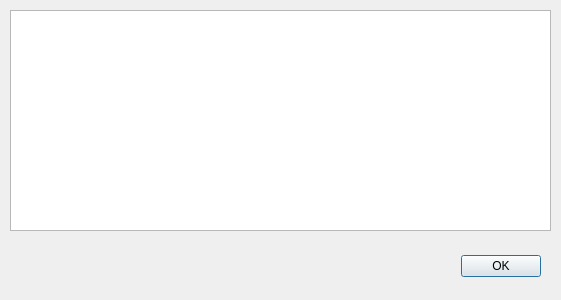
<?xml version="1.0" encoding="UTF-8"?>
<ui version="4.0">
 <class>Dialog</class>
 <widget class="QDialog" name="Dialog">
  <property name="geometry">
   <rect>
    <x>0</x>
    <y>0</y>
    <width>561</width>
    <height>300</height>
   </rect>
  </property>
  <property name="windowTitle">
   <string>evaluation</string>
  </property>
  <widget class="QDialogButtonBox" name="buttonBox">
   <property name="geometry">
    <rect>
     <x>200</x>
     <y>250</y>
     <width>341</width>
     <height>32</height>
    </rect>
   </property>
   <property name="orientation">
    <enum>Qt::Horizontal</enum>
   </property>
   <property name="standardButtons">
    <set>QDialogButtonBox::Ok</set>
   </property>
  </widget>
  <widget class="QPlainTextEdit" name="edi_daten">
   <property name="geometry">
    <rect>
     <x>10</x>
     <y>10</y>
     <width>541</width>
     <height>221</height>
    </rect>
   </property>
   <property name="font">
    <font>
     <pointsize>9</pointsize>
    </font>
   </property>
   <property name="whatsThis">
    <string extracomment="Ausgabefeld">Ausgabefeld</string>
   </property>
   <property name="autoFillBackground">
    <bool>false</bool>
   </property>
   <property name="undoRedoEnabled">
    <bool>false</bool>
   </property>
   <property name="readOnly">
    <bool>true</bool>
   </property>
  </widget>
 </widget>
 <resources/>
 <connections>
  <connection>
   <sender>buttonBox</sender>
   <signal>accepted()</signal>
   <receiver>Dialog</receiver>
   <slot>accept()</slot>
   <hints>
    <hint type="sourcelabel">
     <x>248</x>
     <y>254</y>
    </hint>
    <hint type="destinationlabel">
     <x>157</x>
     <y>274</y>
    </hint>
   </hints>
  </connection>
 </connections>
</ui>
